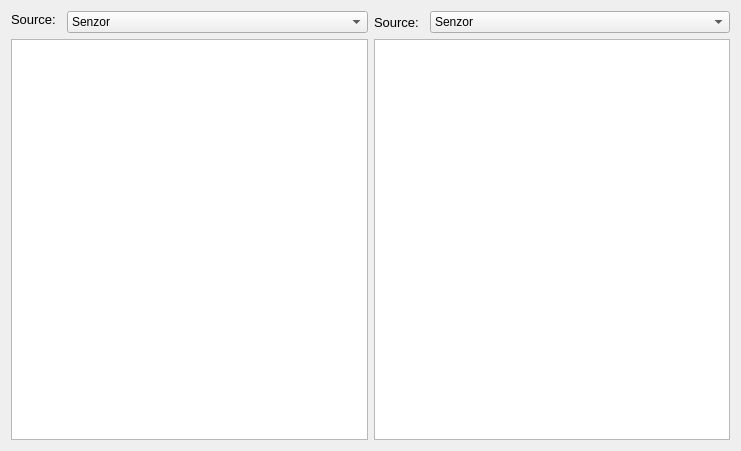
<?xml version="1.0" encoding="UTF-8"?>
<ui version="4.0">
 <class>Verification</class>
 <widget class="QWidget" name="Verification">
  <property name="geometry">
   <rect>
    <x>0</x>
    <y>0</y>
    <width>741</width>
    <height>451</height>
   </rect>
  </property>
  <property name="windowTitle">
   <string>Verification</string>
  </property>
  <layout class="QHBoxLayout" name="horizontalLayout">
   <item>
    <layout class="QVBoxLayout" name="verticalLayout_2">
     <item>
      <layout class="QHBoxLayout" name="horizontalLayout_2">
       <item>
        <widget class="QLabel" name="label">
         <property name="maximumSize">
          <size>
           <width>50</width>
           <height>20</height>
          </size>
         </property>
         <property name="font">
          <font>
           <pointsize>10</pointsize>
          </font>
         </property>
         <property name="text">
          <string>Source:</string>
         </property>
         <property name="alignment">
          <set>Qt::AlignLeading|Qt::AlignLeft|Qt::AlignTop</set>
         </property>
        </widget>
       </item>
       <item>
        <widget class="QComboBox" name="comboBox">
         <item>
          <property name="text">
           <string>Senzor</string>
          </property>
         </item>
         <item>
          <property name="text">
           <string>File</string>
          </property>
         </item>
        </widget>
       </item>
      </layout>
     </item>
     <item>
      <widget class="QGraphicsView" name="graphicsView"/>
     </item>
    </layout>
   </item>
   <item>
    <layout class="QGridLayout" name="gridLayout"/>
   </item>
   <item>
    <layout class="QVBoxLayout" name="verticalLayout">
     <item>
      <layout class="QHBoxLayout" name="horizontalLayout_3">
       <item>
        <widget class="QLabel" name="label_2">
         <property name="maximumSize">
          <size>
           <width>50</width>
           <height>20</height>
          </size>
         </property>
         <property name="font">
          <font>
           <pointsize>10</pointsize>
          </font>
         </property>
         <property name="text">
          <string>Source:</string>
         </property>
        </widget>
       </item>
       <item>
        <widget class="QComboBox" name="comboBox_2">
         <item>
          <property name="text">
           <string>Senzor</string>
          </property>
         </item>
         <item>
          <property name="text">
           <string>File</string>
          </property>
         </item>
        </widget>
       </item>
      </layout>
     </item>
     <item>
      <widget class="QGraphicsView" name="graphicsView_2"/>
     </item>
    </layout>
   </item>
  </layout>
 </widget>
 <resources/>
 <connections/>
</ui>
